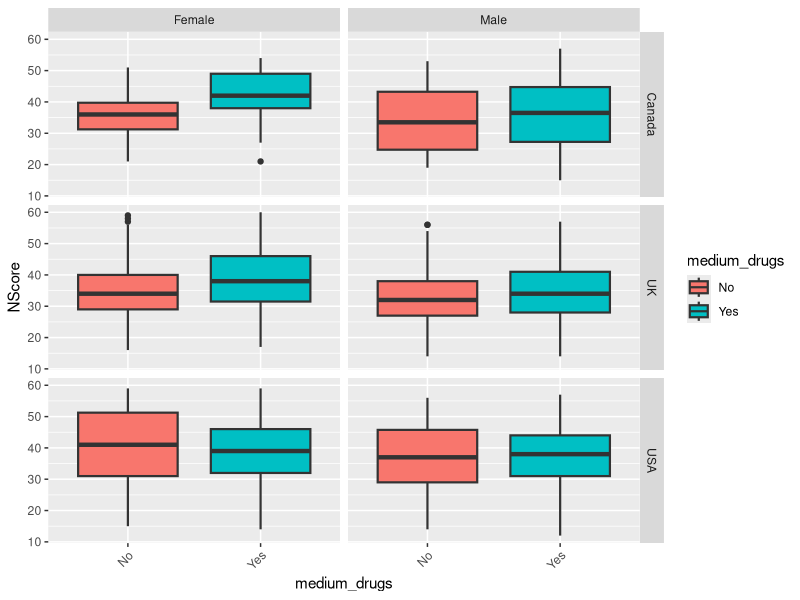

The R script that drew this image:
## ---- chunk 1
data <- readxl::read_xlsx("drug_consumption_dataset.xlsx")
head(data)

data <- transform(data, light_drugs = ifelse(
  ((Alcohol == "Never Used" | Alcohol == "Used over a Decade Ago") &
     (Caff == "Never Used" | Caff == "Used over a Decade Ago") &
     (Nicotine == "Never Used" | Nicotine == "Used over a Decade Ago") &
     (Choc == "Never Used" | Choc == "Used over a Decade Ago")), "No", "Yes"))

data <- transform(data, medium_drugs = ifelse(
  ((Cokes == "Never Used" | Cokes == "Used over a Decade Ago") &
     (Ecstasy == "Never Used" | Ecstasy == "Used over a Decade Ago") &
     (LSD == "Never Used" | LSD == "Used over a Decade Ago") &
     (Mushrooms == "Never Used" | Mushrooms == "Used over a Decade Ago")), "No", "Yes"))

data <- transform(data, heavy_drugs = ifelse(
  ((Amphet == "Never Used" | Amphet == "Used over a Decade Ago") &
     (Crack == "Never Used" | Crack == "Used over a Decade Ago") &
     (Heroin == "Never Used" | Heroin == "Used over a Decade Ago") &
     (VSA == "Never Used" | VSA == "Used over a Decade Ago")), "No", "Yes"))


head(data)
table(data$light_drugs)
table(data$medium_drugs)
table(data$heavy_drugs)

## ---- chunk 2
summary(data)
## ---- chunk 3
table(data$Age)
table(data$Country)
## ---- chunk 4
install.packages("ggplot2")
library(ggplot2)
country_filter_data <- data[data$Country %in% c("UK", "USA", "Canada"),]
ggplot(country_filter_data, aes(x = medium_drugs, y = NScore, fill = medium_drugs)) +   geom_boxplot(size = .75) +   facet_grid(Country ~ Gender, margins = FALSE) +   theme(axis.text.x = element_text(angle = 45, hjust = 1, vjust = 1))
## ---- chunk 5
install.packages("MASS")
library(MASS)
data$LSD <- as.factor(data$LSD)
model_fit <- polr(LSD~Ethnicity+Education+Country+Age+Gender+NScore+EScore+OScore+AScore+CScore+Impulsive+SS+light_drugs, data = data, Hess = TRUE)
summary(model_fit)

## ---- chunk 6
summary_table <- coef(summary(model_fit))
pval <- pnorm(abs(summary_table[, "t value"]),lower.tail = FALSE)* 2
summary_table <- cbind(summary_table, "p value" = round(pval,3))
summary_table
## ---- chunk 7

data <- transform(data, medium_drugs = ifelse(
  ((Cokes == "Never Used") &
     (Ecstasy == "Never Used") &
     (LSD == "Never Used") &
     (Mushrooms == "Never Used")), "Never", 
  ifelse(
    ((Cokes == "Used in Last Decade" | Cokes == "Used over a Decade Ago") &
     (Ecstasy == "Used in Last Decade" | Ecstasy == "Used over a Decade Ago") &
     (LSD == "Used in Last Decade" | LSD == "Used over a Decade Ago") &
     (Mushrooms == "Used in Last Decade" | Mushrooms == "Used over a Decade Ago")), "Possibly", "Yes")
  ))

data$medium_drugs <- as.factor(data$medium_drugs)

## ---- chunk 8
model_fit <- polr(medium_drugs~Ethnicity+Education+Country+Age+Gender+NScore+EScore+OScore+AScore+CScore+Impulsive+SS+light_drugs, data = data, Hess = TRUE)
summary(model_fit)
## ---- chunk 9
summary_table <- coef(summary(model_fit))
pval <- pnorm(abs(summary_table[, "t value"]),lower.tail = FALSE)* 2
summary_table <- cbind(summary_table, "p value" = round(pval,3))
summary_table
## ---- chunk 10
new_data <- data.frame("Age"= "25-34","Education"="Masters degree","Country"="Other","Gender"="Female","NScore"=30, "EScore"=55, "OScore"=50, "AScore"=60, "CScore"=60, "Impulsive"= 0.19268, "SS"= -0.84637, light_drugs="Yes", "Ethnicity"="White")

round(predict(model_fit,new_data,type = "p"), 3)

## ---- chunk 11
# Funcao para dividir dados aleatoriamente em treinamento e teste #
split_data = function(data, train_perc){
  train_size <- floor(train_perc * nrow(data))
  train_index <- sample(seq_len(nrow(data)), size = train_size)
  train <- data[train_index, ]
  test <- data[-train_index, ]
  return(list("train" = train,
              "test" = test))
}

set.seed(205650)
splitted_data <- split_data(data, 0.85)
train <- splitted_data$train
test <- splitted_data$test

## ---- chunk 12
model_fit <- polr(medium_drugs~Ethnicity+Education+Country+Age+Gender+NScore+EScore+OScore+AScore+CScore+Impulsive+SS+light_drugs, data = train, Hess = TRUE)
## ---- chunk 13
predictions <- round(predict(model_fit,test,type = "p"), 3)
predictions <- as.data.frame(predictions)
library(data.table)
setDT(predictions, keep.rownames = "ID")[]
## ---- chunk 14
predictions_ids = as.numeric(predictions$ID)
total = length(test$ID)
correct = 0
for (i in predictions_ids) {
  predicted = predictions[predictions$ID == toString(as.integer(i))]
  predicted <- predicted[,-1]
  predicted = colnames(predicted)[max.col(predicted[1, ], ties.method = "first")]
  if(predicted == test[toString(i),"medium_drugs"]) {
    correct = correct + 1
  }
}
print("Taxa de acerto:")
correct/total
